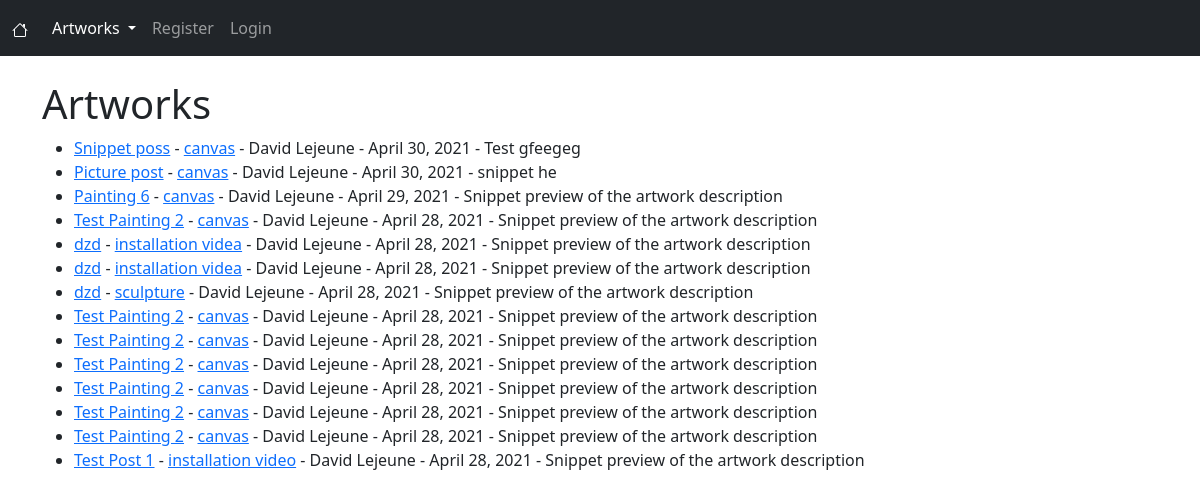
Page /artworks/ on the earlier database version.
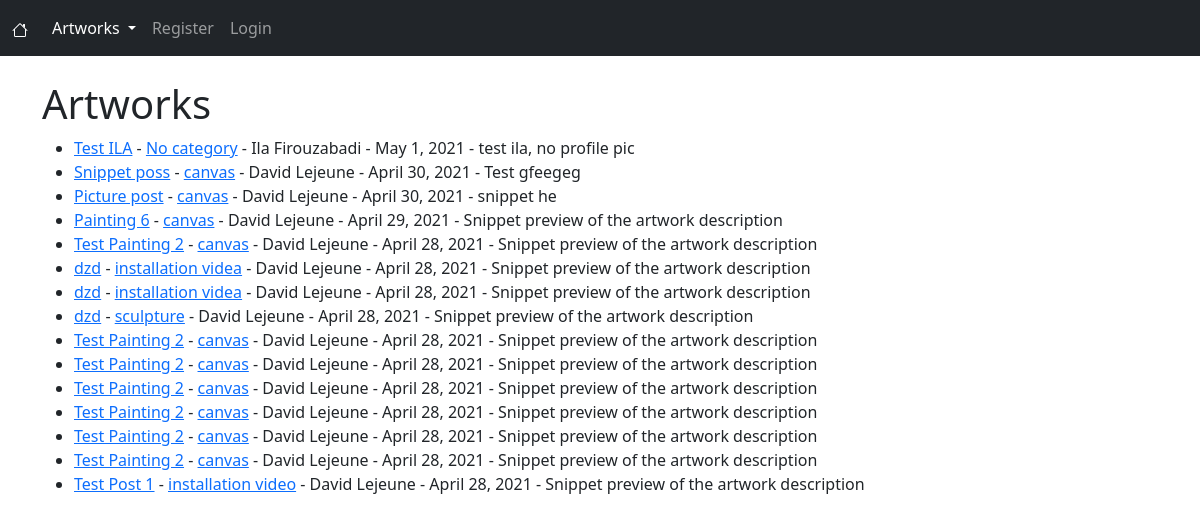
Same page on the later database version.
### artworks/models.py (models this page shows, shortened)
class Artwork(models.Model):
    title = models.CharField(max_length=255)
    header_image = models.ImageField(null=True, blank=True, upload_to="images/")
    title_tag = models.CharField(max_length=255)
    author = models.ForeignKey(User, on_delete=models.CASCADE)
    body = RichTextField(blank=True, null=True)
    snippet = models.CharField(max_length=255)
    artwork_date = models.DateField(auto_now_add=True)
    category = models.CharField(max_length=255, default='No category')
    likes = models.ManyToManyField(User, related_name='artwork_post')

### artworks/views.py (the view)
# urls.py: path('artworks/', ArtworkView.as_view(), name="artworks"),
class ArtworkView(ListView):
    model = Artwork
    template_name = 'artworks.html'
    ordering = ['-artwork_date']
    def get_context_data(self, *args, **kwargs):
        cat_menu = Category.objects.all()
        context = super(ArtworkView, self).get_context_data(*args, **kwargs)
        context["cat_menu"] = cat_menu
        return context

### artworks/models.py (called while the page is built)
    def __str__(self):
        return self.name

### artworks/templates/artworks.html (shortened to what this page needs)
{% extends 'base.html' %}
{% block content %}
<h1>Artworks</h1>
<ul>
    {% for artwork in object_list %}
        <li><a href="{% url 'artwork-detail' artwork.pk %}">{{ artwork.title }}</a> -
            <a href="{% url 'category' artwork.category|slugify %}">{{ artwork.category}}</a> -
            {{ artwork.author.first_name }} {{ artwork.author.last_name }} - {{ artwork.artwork_date }} -
            {{ artwork.snippet }}
        </li>
    {% endfor %}
</ul>
{% endblock %}

### artworks/templates/base.html (shortened to what this page needs)
<!doctype html>
<html lang="en">
  <head>
    <link href="https://cdn.jsdelivr.net/npm/bootstrap@5.0.0-beta3/dist/css/bootstrap.min.css" rel="stylesheet">
  </head>
  <body>
    <nav class="navbar navbar-expand-lg navbar-dark bg-dark">
      <div class="container-fluid">
        <a class="navbar-brand" href="{% url 'home' %}">
        </a>
        <div class="collapse navbar-collapse" id="navbarSupportedContent">
          <ul class="navbar-nav me-auto mb-2 mb-lg-0">
              <li>
                {% if cat_menu %}
                <ul class="navbar-nav">
                  <li class="nav-item dropdown">
                    <a class="nav-link dropdown-toggle active" href="#" id="navbarDarkDropdownMenuLink" role="button" data-bs-toggle="dropdown" aria-expanded="false">
                      Artworks
                    </a>
                  </li>
                </ul>
                {% endif %}
              </li>
              {% if user.is_authenticated %}
                  {% if user.is_superuser %}
                      <li class="nav-item">
                        <a class="nav-link" href="{% url 'add-artwork' %}">Add Artwork</a>
                      </li>
                      <!--
                      <li class="nav-item">
                        <a class="nav-link" href="{% url 'add-category' %}">Add Category</a>
                      </li>
                      -->
                  {% endif %}
                  <li class="nav-item">
                    <a class="nav-link" href="{% url 'edit_profile' %}">Edit Profile</a>
                  </li>
                  <li class="nav-item">
                    <a class="nav-link" href="{% url 'logout' %}">Logout</a>
                  </li>
              {% else %}
                <li class="nav-item">
                  <a class="nav-link" href="{% url 'register' %}">Register</a>
                </li>
                <li class="nav-item" >
                  <a class="nav-link" href="{% url 'login' %}">Login</a>
                </li>
              {% endif %}
          </ul>
        </div>
      </div>
    </nav>
    <br/>
    <div class="container">
        {% block content %}
        {% endblock %}
    </div>
  </body>
</html>

Differences in the rows shown:
added Artwork: title "Test ILA", category "No category", author.first_name "Ila", author.last_name "Firouzabadi", artwork_date "May 1, 2021", snippet "test ila, no profile pic"
